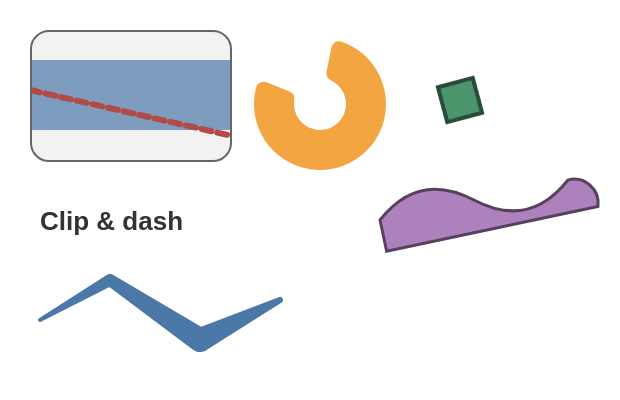

The Vega-Lite source for this figure:
### Vega specification from a JSON file in a GitHub repository (floating-point values rounded to 4 significant figures)
{"$schema": "https://vega.github.io/schema/vega/v6.json", "width": 290, "height": 180, "padding": 10, "autosize": "none", "background": "white", "data": [{"name": "trail", "values": [{"x": 10, "y": 150, "s": 2}, {"x": 45, "y": 130, "s": 6}, {"x": 90, "y": 160, "s": 12}, {"x": 130, "y": 140, "s": 3}]}], "marks": [{"type": "group", "encode": {"enter": {"x": {"value": 5}, "y": {"value": 5}, "width": {"value": 100}, "height": {"value": 65}, "clip": {"value": true}, "cornerRadius": {"value": 9}, "stroke": {"value": "#666666"}, "strokeForeground": {"value": true}, "fill": {"value": "#f2f2f2"}}}, "marks": [{"type": "rect", "encode": {"enter": {"x": {"value": -8}, "y": {"value": 15}, "width": {"value": 120}, "height": {"value": 35}, "fill": {"value": "#4c78a8"}, "opacity": {"value": 0.7}}}}, {"type": "rule", "encode": {"enter": {"x": {"value": 0}, "x2": {"value": 110}, "y": {"value": 30}, "y2": {"value": 55}, "stroke": {"value": "#b24b46"}, "strokeWidth": {"value": 3}, "strokeDash": {"value": [5, 3]}, "strokeCap": {"value": "round"}}}}]}, {"type": "arc", "encode": {"enter": {"x": {"value": 150}, "y": {"value": 42}, "startAngle": {"value": 0.2}, "endAngle": {"value": 5.1}, "innerRadius": {"value": 13}, "outerRadius": {"value": 33}, "cornerRadius": {"value": 4}, "fill": {"value": "#f2a541"}}}}, {"type": "symbol", "encode": {"enter": {"x": {"value": 220}, "y": {"value": 40}, "shape": {"value": "diamond"}, "size": {"value": 650}, "angle": {"value": 30}, "fill": {"value": "#4c956c"}, "stroke": {"value": "#274c39"}, "strokeWidth": {"value": 2}}}}, {"type": "path", "encode": {"enter": {"x": {"value": 180}, "y": {"value": 100}, "angle": {"value": -12}, "scaleX": {"value": 1.2}, "scaleY": {"value": 0.8}, "path": {"value": "M0,0 Q20,-25 40,0 T80,0 A10,15 0 0 1 90,20 L0,20 Z"}, "fill": {"value": "#ad81bb"}, "stroke": {"value": "#57415e"}, "strokeWidth": {"value": 1.5}}}}, {"type": "trail", "from": {"data": "trail"}, "encode": {"enter": {"x": {"field": "x"}, "y": {"field": "y"}, "size": {"field": "s"}, "fill": {"value": "#4c78a8"}}}}, {"type": "text", "encode": {"enter": {"x": {"value": 10}, "y": {"value": 105}, "align": {"value": "left"}, "text": {"value": "Clip & dash"}, "fontSize": {"value": 13}, "fontWeight": {"value": "bold"}, "fill": {"value": "#333333"}}}}]}
